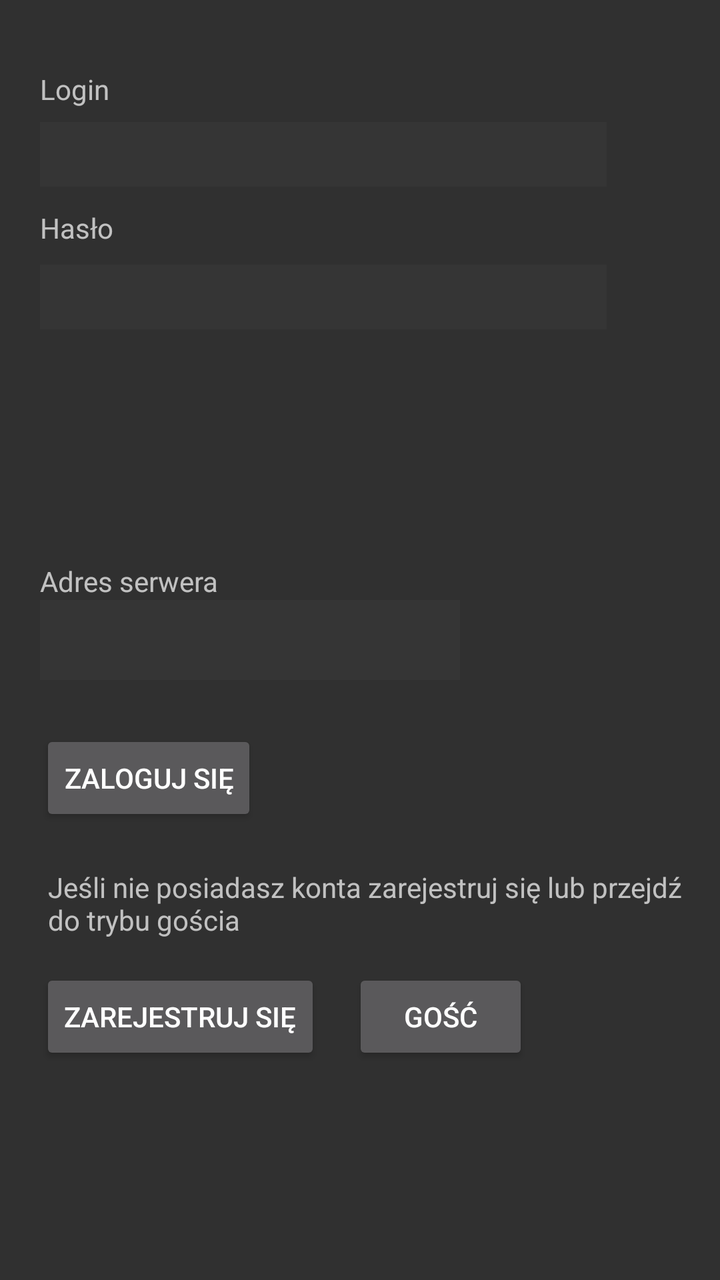
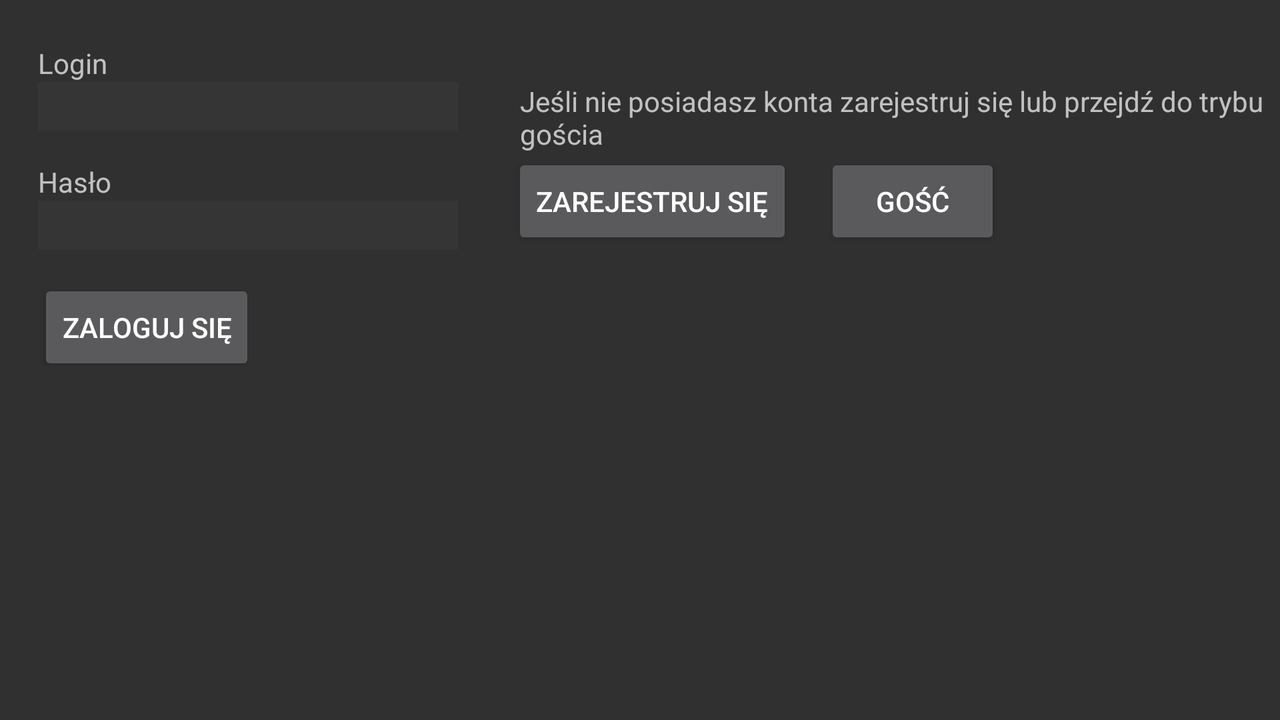

First picture: res/layout/ on a phone held upright. Second picture: the repository's own variant of that layout, on a device whose configuration matches the variant's folder. Source for both follows.
<!-- AndroidManifest.xml: application theme AppTheme -->
<!-- res/layout/activity_login.xml -->
<?xml version="1.0" encoding="utf-8"?>
<RelativeLayout
    xmlns:android="http://schemas.android.com/apk/res/android"
    xmlns:tools="http://schemas.android.com/tools"
    xmlns:app="http://schemas.android.com/apk/res-auto"
    android:layout_width="match_parent"
    android:layout_height="match_parent"
    tools:context="inteligenty_zamek.app_ik.LoginActivity">


    <TextView
        android:id="@+id/TextView_Login"
        android:layout_width="wrap_content"
        android:layout_height="wrap_content"
        android:layout_marginLeft="19dp"
        android:layout_marginStart="20dp"
        android:layout_marginTop="35dp"
        android:text="@string/activity_login_text1"
        android:layout_alignParentTop="true"
        android:layout_alignParentStart="true" />

    <EditText
        android:id="@+id/EditText_login"
        android:layout_width="wrap_content"
        android:layout_height="wrap_content"
        android:layout_alignLeft="@+id/TextView_Login"
        android:layout_alignStart="@+id/TextView_Login"
        android:layout_below="@+id/TextView_Login"
        android:layout_marginTop="7dp"
        android:background="@color/color_background_input"
        android:ems="10"
        android:inputType="textPersonName"
        android:textSize="24sp" />

    <TextView
        android:id="@+id/TextView_password"
        android:layout_width="wrap_content"
        android:layout_height="wrap_content"
        android:layout_marginTop="11dp"
        android:text="@string/activity_login_text2"
        android:layout_below="@+id/EditText_login"
        android:layout_alignLeft="@+id/EditText_login"
        android:layout_alignStart="@+id/EditText_login" />

    <EditText
        android:id="@+id/EditText_password"
        android:layout_width="wrap_content"
        android:layout_height="wrap_content"
        android:layout_alignLeft="@+id/TextView_password"
        android:layout_alignStart="@+id/TextView_password"
        android:layout_below="@+id/TextView_password"
        android:layout_marginTop="9dp"
        android:background="@color/color_background_input"
        android:ems="10"
        android:inputType="textPassword"
        android:textSize="24sp" />

    <Button
        android:id="@+id/button_login"
        android:layout_width="wrap_content"
        android:layout_height="wrap_content"
        android:text="@string/activity_login_text3"
        android:layout_marginTop="25dp"
        android:layout_below="@+id/iptextview"
        android:layout_alignStart="@+id/iptextview" />

    <TextView
        android:id="@+id/textView"
        android:layout_width="wrap_content"
        android:layout_height="wrap_content"
        android:layout_alignLeft="@+id/button_login"
        android:layout_alignStart="@+id/button_login"
        android:layout_below="@+id/button_login"
        android:layout_marginTop="21dp"
        android:paddingLeft="4dp"
        android:paddingRight="4dp"
        android:text="@string/activity_login_text4" />

    <Button
        android:id="@+id/button_register"
        android:layout_width="wrap_content"
        android:layout_height="wrap_content"
        android:text="@string/activity_login_text5"
        android:layout_marginTop="15dp"
        android:layout_below="@+id/textView"
        android:layout_alignLeft="@+id/textView"
        android:layout_alignStart="@+id/textView" />

    <Button
        android:id="@+id/button_guest"
        android:layout_width="wrap_content"
        android:layout_height="wrap_content"
        android:layout_alignBaseline="@+id/button_register"
        android:layout_alignBottom="@+id/button_register"
        android:layout_marginLeft="16dp"
        android:layout_marginStart="16dp"
        android:layout_toEndOf="@+id/button_register"
        android:layout_toRightOf="@+id/button_register"
        android:text="@string/activity_login_text6" />

    <EditText
        android:id="@+id/iptextview"
        android:layout_width="wrap_content"
        android:layout_height="40dp"
        android:layout_alignStart="@+id/EditText_password"
        android:layout_centerVertical="true"
        android:background="@color/color_background_input"
        android:ems="10"
        android:inputType="textPersonName" />

    <TextView
        android:id="@+id/textView40"
        android:layout_width="wrap_content"
        android:layout_height="wrap_content"
        android:layout_above="@+id/iptextview"
        android:layout_alignStart="@+id/iptextview"
        android:text="Adres serwera" />

    <TextView
        android:id="@+id/warning_icologin"
        android:layout_width="wrap_content"
        android:layout_height="wrap_content"
        android:layout_above="@+id/EditText_login"
        android:layout_alignEnd="@+id/textView40"
        android:layout_marginEnd="17dp"
        android:text="&#xf071;"
        android:visibility="invisible" />

    <TextView
        android:id="@+id/errorlogin"
        android:layout_width="wrap_content"
        android:layout_height="wrap_content"
        android:layout_above="@+id/EditText_login"
        android:layout_toEndOf="@+id/textView40"
        android:text="Niepoprawny login lub hasło"
        android:visibility="invisible" />

</RelativeLayout>
<!-- resources referenced by this layout -->
<resources>
  <color name="color_background_input">#304c4c4c</color>
  <string name="activity_login_text1">Login</string>
  <string name="activity_login_text2">Hasło</string>
  <string name="activity_login_text3">Zaloguj się</string>
  <string name="activity_login_text4">Jeśli nie posiadasz konta zarejestruj się lub przejdź do trybu gościa</string>
  <string name="activity_login_text5">Zarejestruj się</string>
  <string name="activity_login_text6">Gość</string>
  <!-- from res/values-v21/ -->
  <style name="AppTheme" parent="AppBaseTheme">
          
          <item name="android:colorPrimary">@color/color_primary</item>
      </style>
  <!-- from res/values-v21/ -->
  <style name="AppBaseTheme" parent="Theme.AppCompat" />
  <color name="color_primary">#171717</color>
</resources>
<!-- res/layout-land/activity_login.xml (the repository's variant of the layout above) -->
<!-- drawn on the phone turned sideways -->
<?xml version="1.0" encoding="utf-8"?>
<RelativeLayout
    xmlns:android="http://schemas.android.com/apk/res/android"
    xmlns:tools="http://schemas.android.com/tools"
    xmlns:app="http://schemas.android.com/apk/res-auto"
    android:layout_width="match_parent"
    android:layout_height="match_parent"
    tools:context="inteligenty_zamek.app_ik.LoginActivity">


    <TextView
        android:id="@+id/TextView_Login"
        android:layout_width="wrap_content"
        android:layout_height="wrap_content"
        android:layout_alignParentLeft="true"
        android:layout_alignParentStart="true"
        android:layout_alignParentTop="true"
        android:layout_marginLeft="19dp"
        android:layout_marginStart="19dp"
        android:layout_marginTop="22dp"
        android:text="@string/activity_login_text1" />

    <EditText
        android:id="@+id/EditText_login"
        android:layout_width="wrap_content"
        android:layout_height="wrap_content"
        android:ems="10"
        android:inputType="textPersonName"
        android:layout_below="@+id/TextView_Login"
        android:layout_alignLeft="@+id/TextView_Login"
        android:layout_alignStart="@+id/TextView_Login"
        android:background="@color/color_background_input"
        />

    <TextView
        android:id="@+id/TextView_password"
        android:layout_width="wrap_content"
        android:layout_height="wrap_content"
        android:layout_alignLeft="@+id/EditText_login"
        android:layout_alignStart="@+id/EditText_login"
        android:layout_below="@+id/EditText_login"
        android:layout_marginTop="16dp"
        android:text="@string/activity_login_text2" />

    <EditText
        android:id="@+id/EditText_password"
        android:layout_width="wrap_content"
        android:layout_height="wrap_content"
        android:layout_alignLeft="@+id/TextView_password"
        android:layout_alignStart="@+id/TextView_password"
        android:layout_below="@+id/TextView_password"
        android:background="@color/color_background_input"
        android:ems="10"
        android:inputType="textPassword"
        android:textSize="18sp" />

    <Button
        android:id="@+id/button_login"
        android:layout_width="wrap_content"
        android:layout_height="wrap_content"
        android:text="@string/activity_login_text3"
        android:layout_below="@+id/EditText_password"
        android:layout_alignLeft="@+id/EditText_password"
        android:layout_alignStart="@+id/EditText_password"
        android:layout_marginTop="15dp" />

    <TextView
        android:id="@+id/textView"
        android:layout_width="wrap_content"
        android:layout_height="wrap_content"
        android:layout_alignTop="@+id/EditText_login"
        android:layout_marginLeft="27dp"
        android:layout_marginStart="27dp"
        android:layout_toEndOf="@+id/EditText_login"
        android:layout_toRightOf="@+id/EditText_login"
        android:paddingLeft="4dp"
        android:paddingRight="4dp"
        android:text="@string/activity_login_text4" />

    <Button
        android:id="@+id/button_register"
        android:layout_width="wrap_content"
        android:layout_height="wrap_content"
        android:text="@string/activity_login_text5"
        android:layout_alignBottom="@+id/EditText_password"
        android:layout_alignLeft="@+id/textView"
        android:layout_alignStart="@+id/textView" />

    <Button
        android:id="@+id/button3"
        android:layout_width="wrap_content"
        android:layout_height="wrap_content"
        android:layout_alignBaseline="@+id/button_register"
        android:layout_alignBottom="@+id/button_register"
        android:layout_marginLeft="16dp"
        android:layout_marginStart="16dp"
        android:layout_toEndOf="@+id/button_register"
        android:layout_toRightOf="@+id/button_register"
        android:text="@string/activity_login_text6" />
</RelativeLayout>
